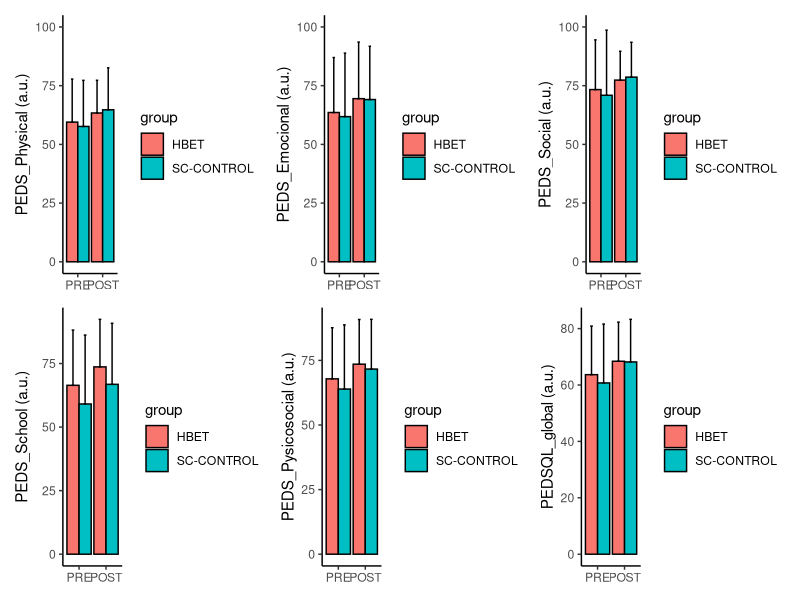

Reproduce this figure in R.
# Pacotes
library(tidyverse)
library(patchwork)

df <- read.csv('RCT_all data_COVIDped.xlsx - QoL.csv')

# ajustes
df <-
  df |>
  mutate(group = if_else(group == 1, 'HBET', 'SC-CONTROL'),
         time = if_else(time == 1, '1-PRE', '2-POST'))

glimpse(df)

# PEDS_Physical
g1 <-
  df |>
  group_by(group, time) |>
  summarise(mean = mean(PEDS_Physical,
                        na.rm = TRUE),
            sd = sd(PEDS_Physical,
                    na.rm = TRUE)) |>
  ggplot(mapping = aes(x = time,
                       y = mean,
                       fill = group)) +
  geom_bar(position = position_dodge(),
           stat = "identity",
           colour = "black",
           show.legend = TRUE) +
  geom_errorbar(aes(ymin = mean,
                    ymax = mean + sd),
                width=.2,
                position=position_dodge(0.9)) +
  theme_classic() +
  ylab(label = "PEDS_Physical (a.u.)") +
  scale_x_discrete(labels = c("PRE", "POST"))+
  theme(
    axis.title.x = element_blank()
  ) +
  scale_y_continuous(limits = c(0, 100, 5))

# PEDS_Emocional
g2 <-
  df |>
  group_by(group, time) |>
  summarise(mean = mean(PEDS_Emocional,
                        na.rm = TRUE),
            sd = sd(PEDS_Emocional,
                    na.rm = TRUE)) |>
  ggplot(mapping = aes(x = time,
                       y = mean,
                       fill = group)) +
  geom_bar(position = position_dodge(),
           stat = "identity",
           colour = "black",
           show.legend = TRUE) +
  geom_errorbar(aes(ymin = mean,
                    ymax = mean + sd),
                width=.2,
                position=position_dodge(0.9)) +
  theme_classic() +
  ylab(label = "PEDS_Emocional (a.u.)") +
  scale_x_discrete(labels = c("PRE", "POST"))+
  theme(
    axis.title.x = element_blank()
  ) +
  scale_y_continuous(limits = c(0, 100, 5))

# PEDS_Social
g3 <-
  df |>
  group_by(group, time) |>
  summarise(mean = mean(PEDS_Social,
                        na.rm = TRUE),
            sd = sd(PEDS_Social,
                    na.rm = TRUE)) |>
  ggplot(mapping = aes(x = time,
                       y = mean,
                       fill = group)) +
  geom_bar(position = position_dodge(),
           stat = "identity",
           colour = "black",
           show.legend = TRUE) +
  geom_errorbar(aes(ymin = mean,
                    ymax = mean + sd),
                width=.2,
                position=position_dodge(0.9)) +
  theme_classic() +
  ylab(label = "PEDS_Social (a.u.)") +
  scale_x_discrete(labels = c("PRE", "POST"))+
  theme(
    axis.title.x = element_blank()
  ) +
  scale_y_continuous(limits = c(0, 100, 5))

# PEDS_School
g4 <-
  df |>
  group_by(group, time) |>
  summarise(mean = mean(PEDS_School,
                        na.rm = TRUE),
            sd = sd(PEDS_School,
                    na.rm = TRUE)) |>
  ggplot(mapping = aes(x = time,
                       y = mean,
                       fill = group)) +
  geom_bar(position = position_dodge(),
           stat = "identity",
           colour = "black",
           show.legend = TRUE) +
  geom_errorbar(aes(ymin = mean,
                    ymax = mean + sd),
                width=.2,
                position=position_dodge(0.9)) +
  theme_classic() +
  ylab(label = "PEDS_School (a.u.)") +
  scale_x_discrete(labels = c("PRE", "POST"))+
  theme(
    axis.title.x = element_blank()
  )

  # PEDS_Pysicosocial
g5 <-
  df |>
  group_by(group, time) |>
  summarise(mean = mean(PEDS_Pysicosocial,
                        na.rm = TRUE),
            sd = sd(PEDS_Pysicosocial,
                    na.rm = TRUE)) |>
  ggplot(mapping = aes(x = time,
                       y = mean,
                       fill = group)) +
  geom_bar(position = position_dodge(),
           stat = "identity",
           colour = "black",
           show.legend = TRUE) +
  geom_errorbar(aes(ymin = mean,
                    ymax = mean + sd),
                width=.2,
                position=position_dodge(0.9)) +
  theme_classic() +
  ylab(label = "PEDS_Pysicosocial (a.u.)") +
  scale_x_discrete(labels = c("PRE", "POST"))+
    theme(
      axis.title.x = element_blank()
    )

# PEDSQL_global
g6 <-
  df |>
  group_by(group, time) |>
  summarise(mean = mean(PEDSQL_global,
                        na.rm = TRUE),
            sd = sd(PEDSQL_global,
                    na.rm = TRUE)) |>
  ggplot(mapping = aes(x = time,
                       y = mean,
                       fill = group)) +
  geom_bar(position = position_dodge(),
           stat = "identity",
           colour = "black",
           show.legend = TRUE) +
  geom_errorbar(aes(ymin = mean,
                    ymax = mean + sd),
                width=.2,
                position=position_dodge(0.9)) +
  theme_classic() +
  ylab(label = "PEDSQL_global (a.u.)") +
  scale_x_discrete(labels = c("PRE", "POST"))+
  theme(
    axis.title.x = element_blank()
  )
# layout
(g1+g2+g3)/(g4+g5+g6)
